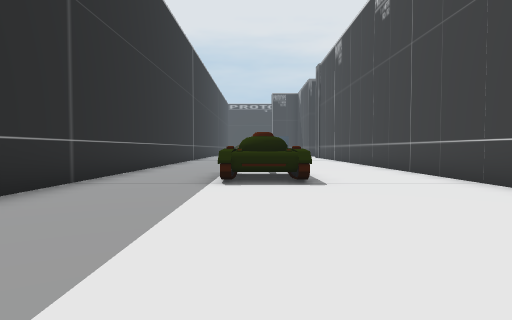
View 1 (above)

24 first-person views from a walk through a scene from a Unity 3-D project. The camera is 1.2 m above the floor, tilts 2° down and sees 75° across. The floor is counted in squares, 2 m on a side. Each view is taken from the middle of a square. On the plan, view 1 faces up. The plan holds only what a view shows up to about 10 squares ahead; the rest is blank. The place goes on beyond the plan. The player character is not drawn.

View 2
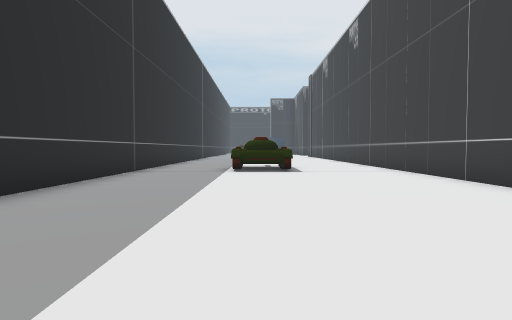

View 3
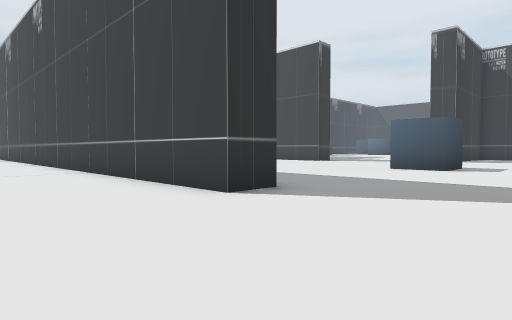

View 4
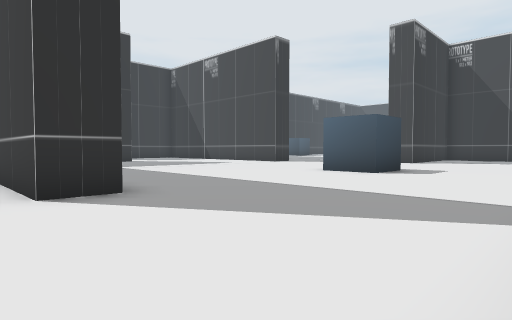

View 5
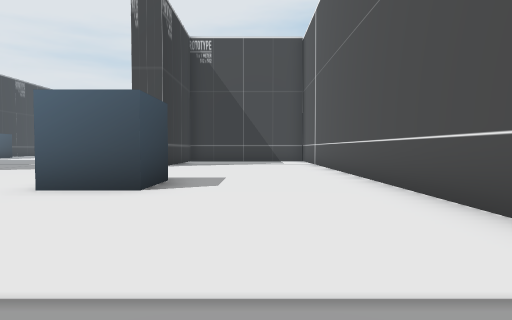

View 6
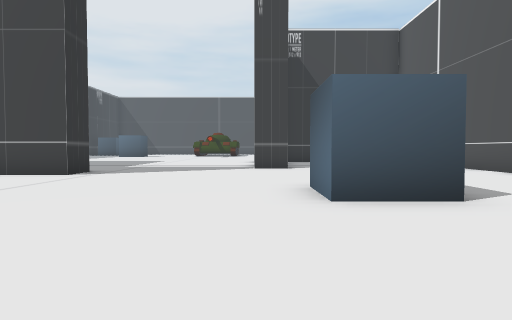

View 7
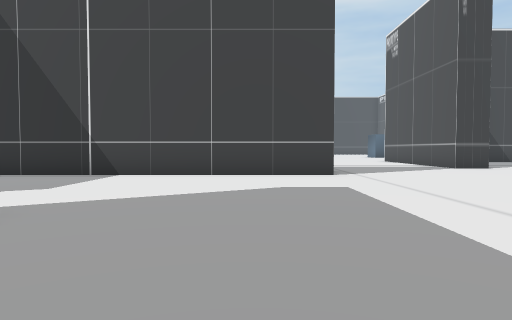

View 8
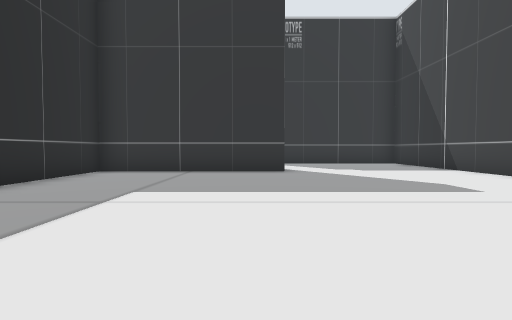

View 9
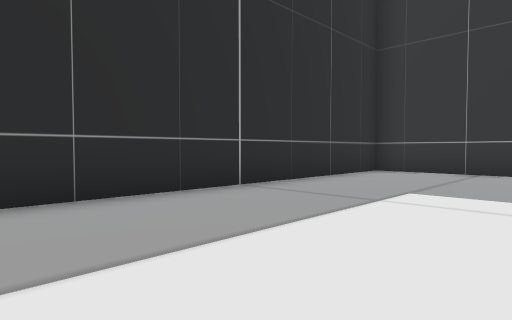

View 10
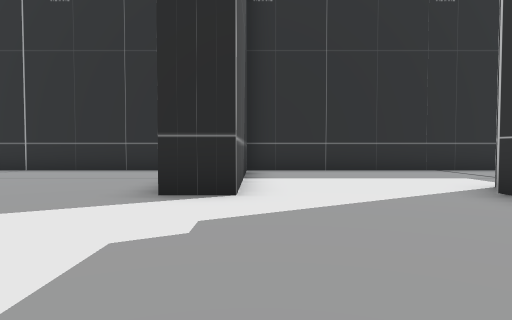

View 11
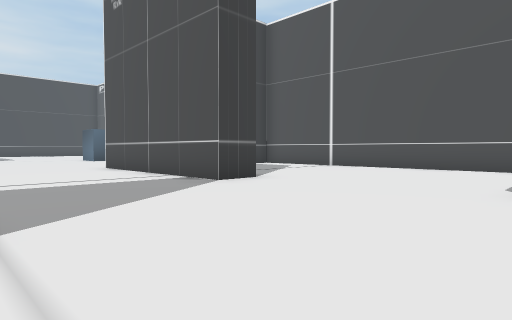

View 12
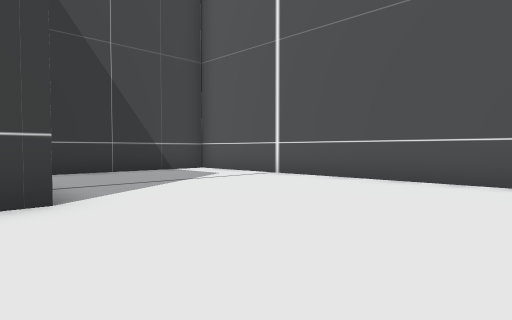

View 13
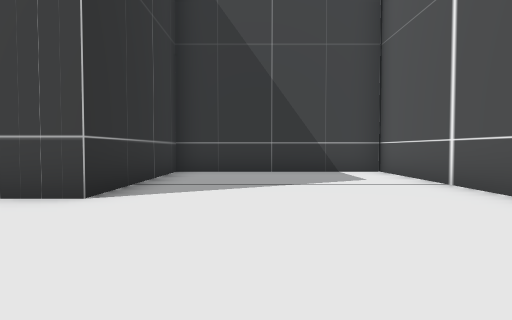

View 14
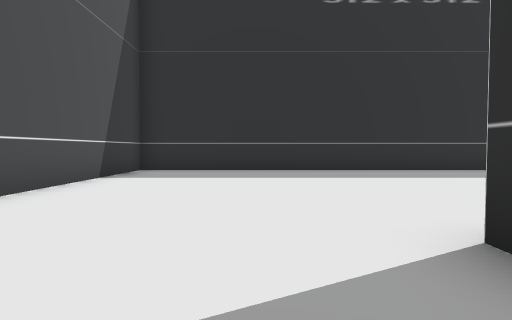

View 15
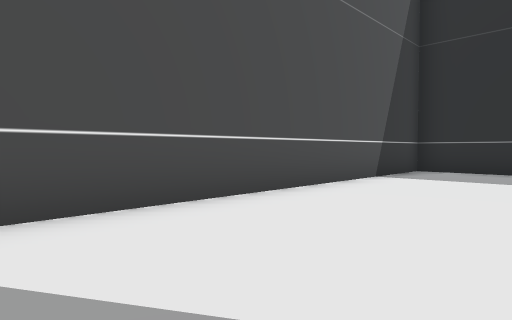

View 16
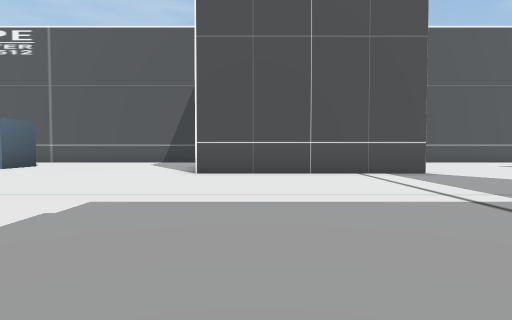

View 17
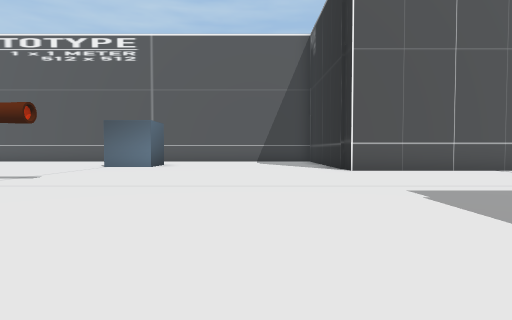

View 18
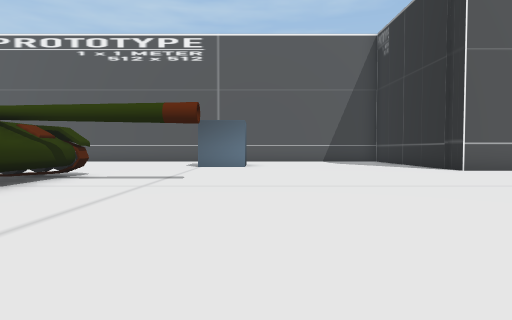

View 19
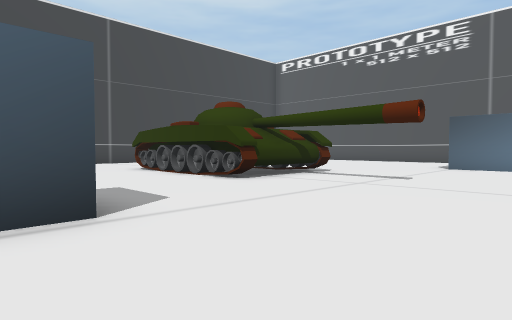

View 20
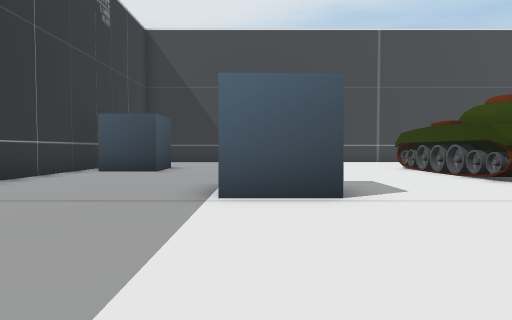

View 21
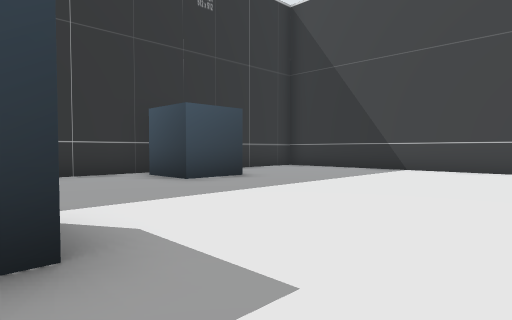

View 22
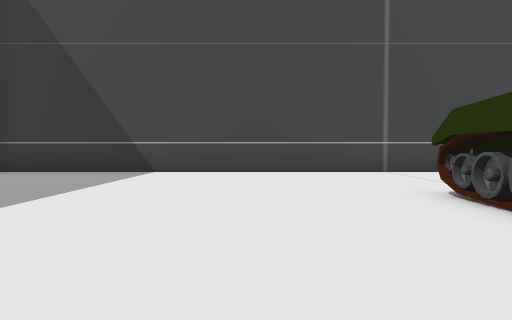

View 23
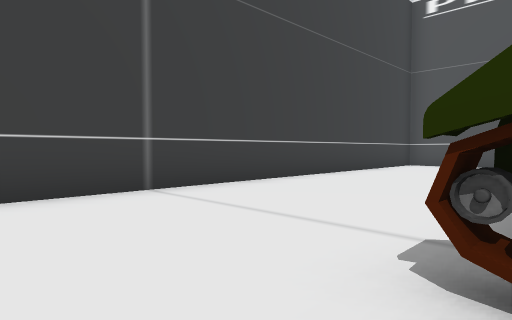

View 24
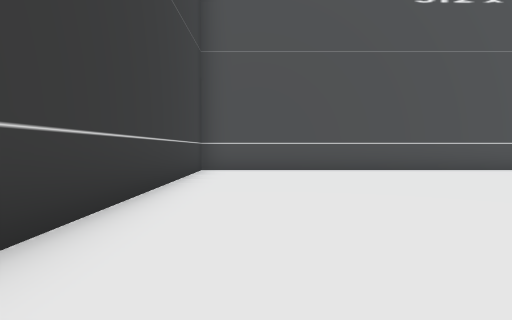

### Floor plan
Points are (right, up) in squares from view 1. A wall is a line through its corners. A room is listed if a view was taken in it or the views show most of it. See-through windows are left out.
Room 1 (views 1, 2, 3, 4, 5, 6, 7, 8, 9, 10, 11, 12, 13, 14, 15, 16, 17, 18, 19, 20, 21, 22, 23, 24)
walls: (15.5, 6.2) (14.5, 6.2) (14.5, 13.8); (12.4, -0.4) (10.8, -0.4) (10.8, 1.1) (12.2, 1.1); (28.2, 0.3) (29.9, 0.3); (5.4, 11.8) (9.8, 11.8) (9.8, 10.8) (4.9, 10.8) (4.9, 2.5); (8.8, -4.2) (21.5, -4.2) (21.5, 1) (16.9, 1) (16.9, 2) (22.4, 2) (22.4, 1); (5, 0.4) (3.9, 0.4) (3.9, 10.1); (30, 9.9) (30, 11.5); (31.8, 3.4) (31.8, 6.7) (36.5, 6.7); (31.6, 9.9) (31.1, 9.9); (32, 3.5) (32, 4.5); (32.3, 6.2) (36.4, 6.2) (36.4, 6.7); (4.9, 18.6) (4.9, 11.8); (31.9, -4.2) (40.5, -4.2) (40.5, 15.6); (-3.2, 10.1) (-3.2, -4.2) (5.6, -4.2); (36.2, 13.6) (34.7, 13.6) (34.7, 15.1); (36, 15.7) (32.1, 15.7)
low walls: (35.9, 6.5) (36.5, 6.5)
objects: other object (0, 6) to (1, 7)

Where each view was taken, in squares from view 1:
view 1: 0 up, 0 right, facing up
view 2: 3 down, 0 right, facing up
view 3: 3 down, 1 right, facing up-right
view 4: 4 down, 3 right, facing up-right
view 5: 2 down, 6 right, facing right
view 6: 2 up, 7 right, facing right
view 7: 8 up, 7 right, facing right
view 8: 2 up, 9 right, facing up
view 9: 2 up, 9 right, facing up-left
view 10: 12 up, 14 right, facing left
view 11: 6 up, 12 right, facing down-right
view 12: 2 up, 13 right, facing down-right
view 13: 1 down, 13 right, facing right
view 14: 1 down, 6 right, facing left
view 15: 1 down, 6 right, facing down-left
view 16: 10 up, 21 right, facing down
view 17: 11 up, 25 right, facing down
view 18: 11 up, 28 right, facing down
view 19: 11 up, 27 right, facing down-right
view 20: 11 up, 26 right, facing right
view 21: 8 up, 31 right, facing up-right
view 22: 9 up, 32 right, facing right
view 23: 8 up, 36 right, facing down-right
view 24: 5 up, 39 right, facing down
